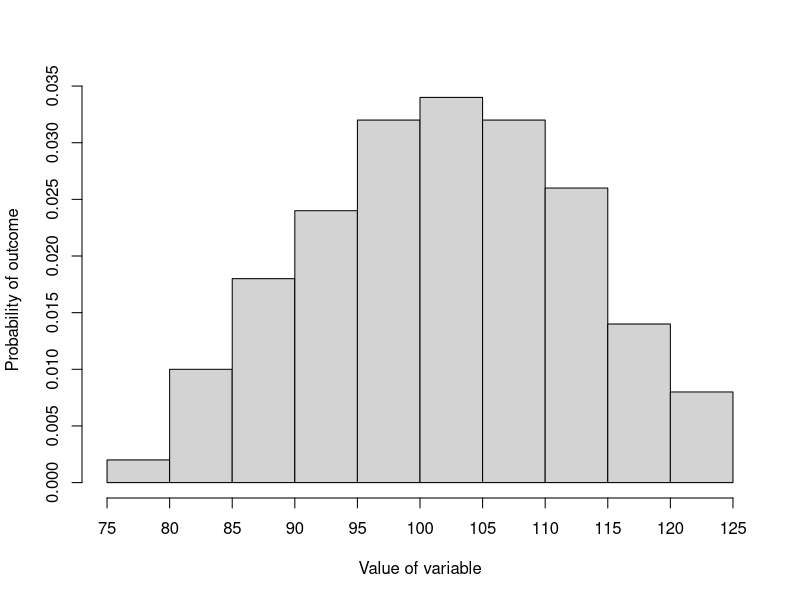
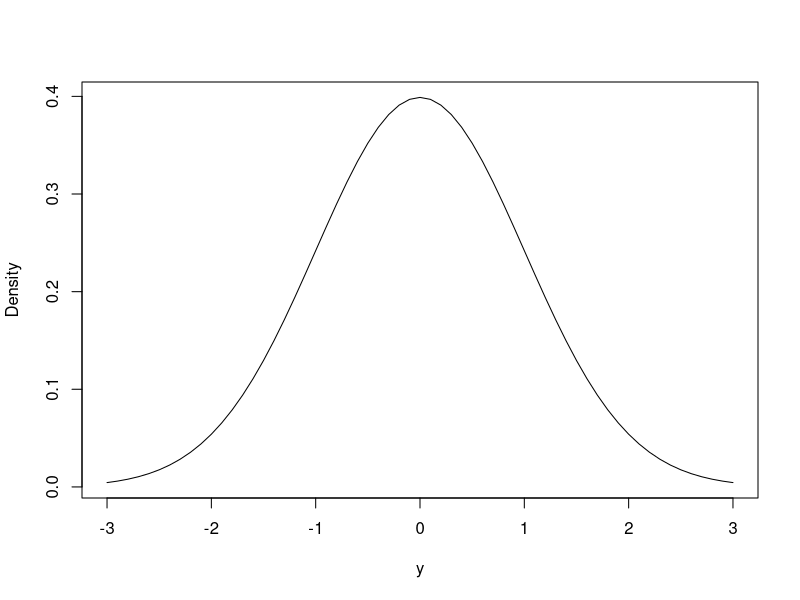
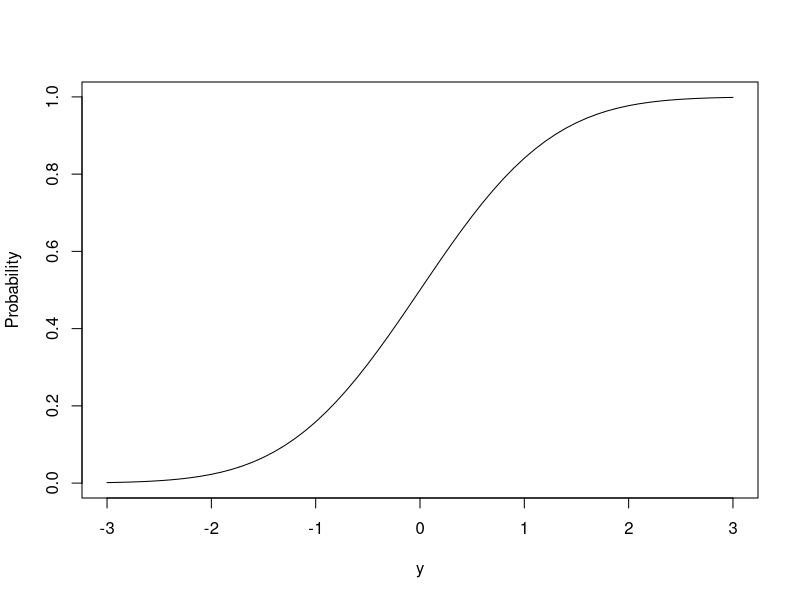
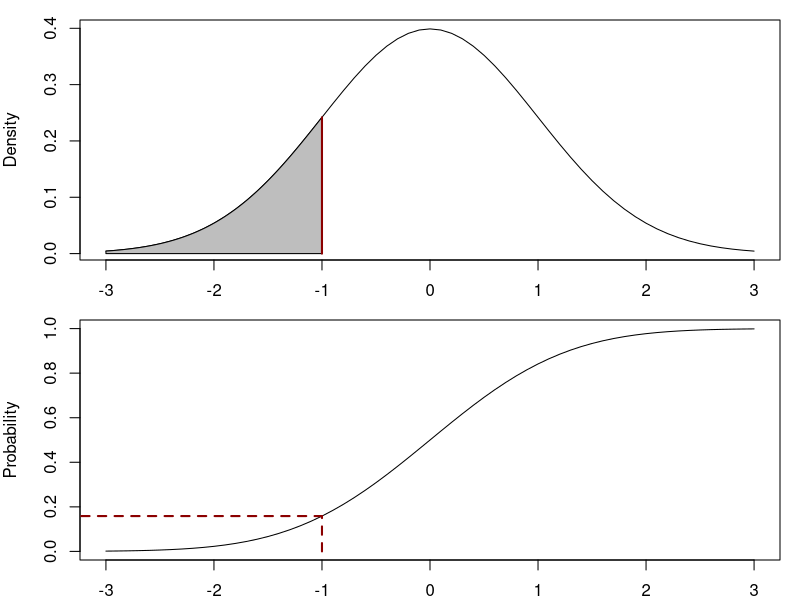
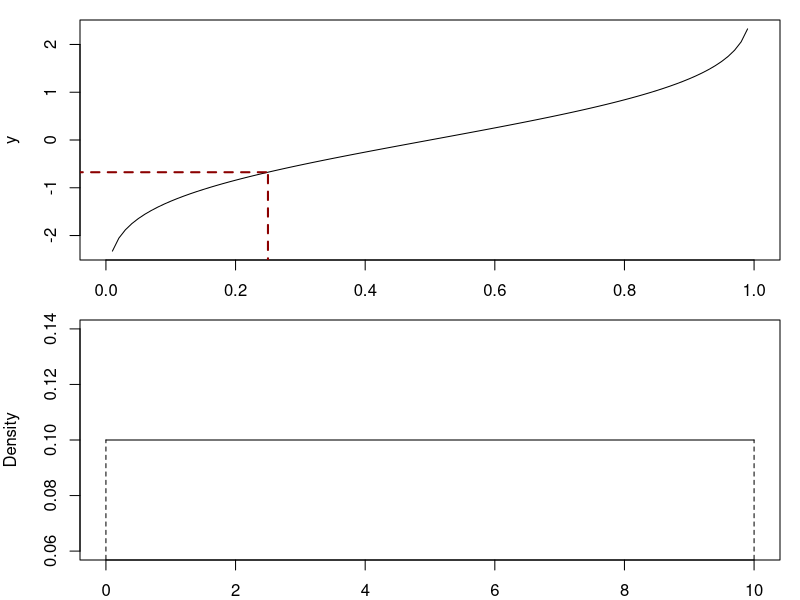
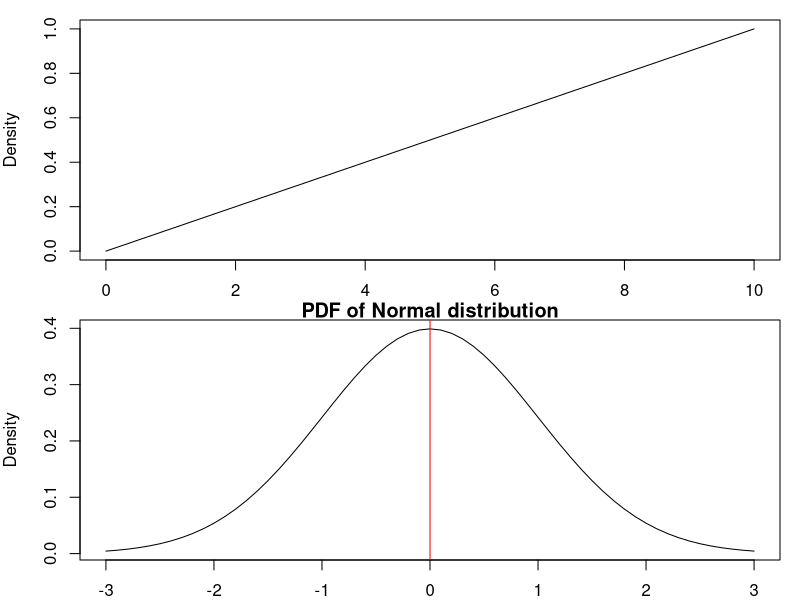

Generate these figures, in order, with R: (Note: this script raises an error after producing the figures.)
## ---- chunk 1
set.seed(41)
yHist <- hist(rnorm(100,100,10), probability=TRUE, main="",
              xlab="Value of variable", ylab="Probability of outcome",
              axes=FALSE)
axis(side=2)
axis(side=1, at=yHist$breaks)
## ---- chunk 2
plot(seq(-3,3,0.1),dnorm(seq(-3,3,0.1)),type="l",ylab="Density",xlab="y",main="")
## ---- chunk 3
plot(seq(-3,3,0.1),pnorm(seq(-3,3,0.1)),type="l",ylab="Probability",xlab="y",main="")
## ---- chunk 4
par(mfcol=c(2,1), mar=c(2,4,1,1))
plot(seq(-3,3,0.1),dnorm(seq(-3,3,0.1)),type="l",ylab="Density",xlab="y",main="")
polygon(c(seq(-3,-1,0.01),rev(seq(-3,-1,0.01))),
        c(dnorm(seq(-3,-1,0.01)), rep(0,length(seq(-3,-1,0.01)))), col="grey")
lines(c(-1,-1),c(0,dnorm(-1)),col="darkred",lwd=2,lty=1)

plot(seq(-3,3,0.1),pnorm(seq(-3,3,0.1)),type="l",ylab="Probability",xlab="y",main="")
lines(c(-1,-1),c(0,pnorm(-1)),col="darkred",lwd=2,lty=2)
lines(c(-4,-1),c(pnorm(-1),pnorm(-1)),col="darkred",lwd=2,lty=2)
## ---- chunk 5
plot(seq(0,1,0.01),qnorm(seq(0,1,0.01)),type="l",ylab="y",xlab="Probability",main="")
lines(c(0.25,0.25),c(-3,qnorm(0.25)),col="darkred",lwd=2,lty=2)
lines(c(-1,0.25),c(qnorm(0.25),qnorm(0.25)),col="darkred",lwd=2,lty=2)
## ---- chunk 6
plot(seq(0,10,by=0.1),dunif(seq(0,10,by=0.1),0,10),
     ylab="Density",xlab="y", type="l")
lines(c(0,0), c(0,0.1), lty=2)
lines(c(10,10), c(0,0.1), lty=2)
## ---- chunk 7
plot(seq(0,10,by=0.1),punif(seq(0,10,by=0.1),0,10),
     ylab="Density",xlab="y", type="l")
## ---- chunk 8
plot(seq(-3,3,0.1),dnorm(seq(-3,3,0.1)),type="l",ylab="Density",xlab="y",main="PDF of Normal distribution")
abline(v=0, col="red")
text(0.5,0.05,TeX("$\\mu =0$"))
